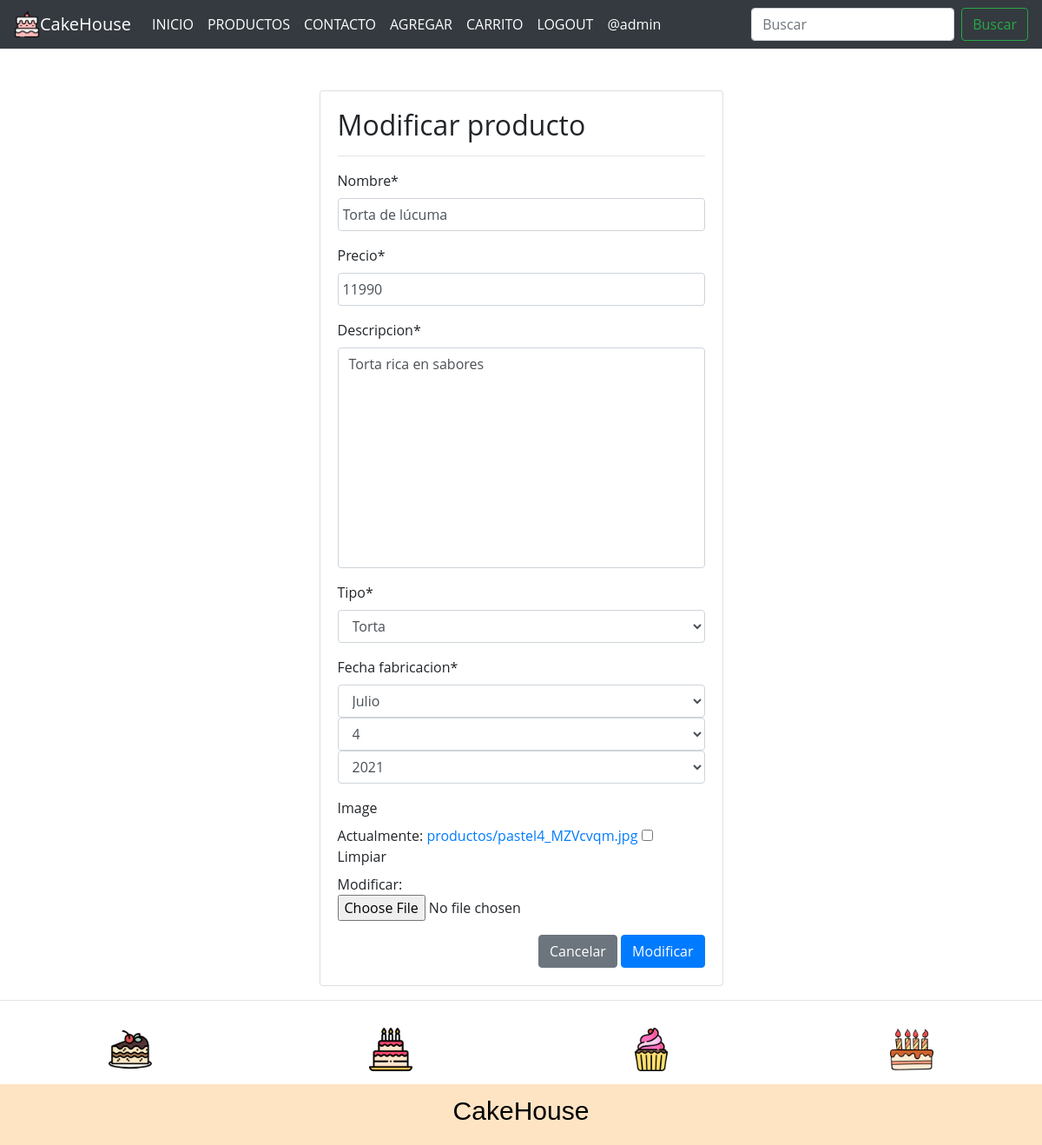
The page /modificar-producto/4/ (signed in) on the database as committed earlier.
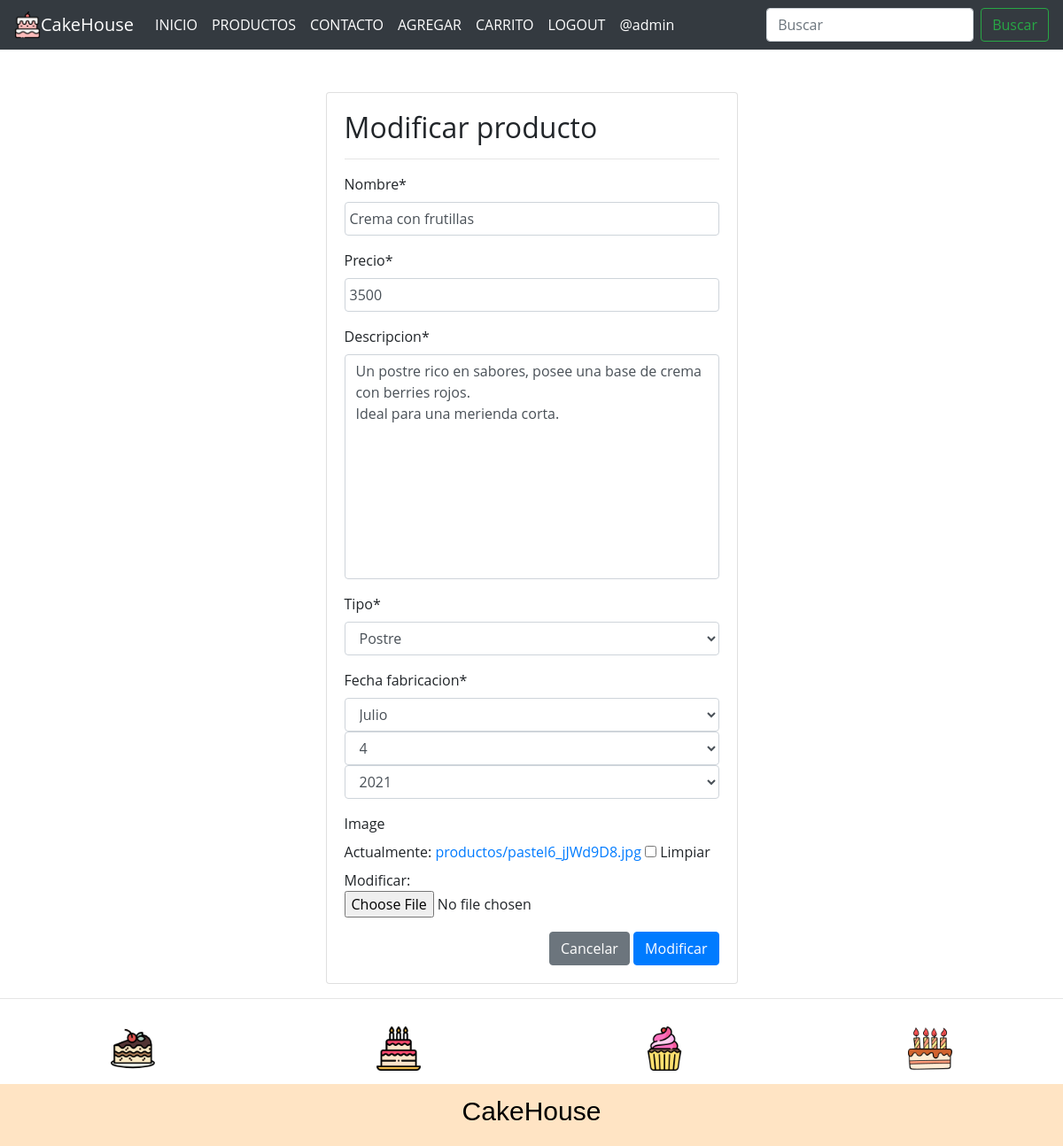
The same page on the database as committed later.
### app/models.py (models this page shows, shortened)
class Producto(models.Model):
    nombre = models.CharField(max_length=50)
    precio = models.IntegerField()
    descripcion = models.TextField()
    tipo = models.ForeignKey(Tipo, on_delete=models.PROTECT)
    fecha_fabricacion = models.DateField()
    image = models.ImageField(upload_to="productos", null=True)

class Tipo(models.Model):
    nombre = models.CharField(max_length=50)
    def __str__(self):
        return self.nombre

### app/views.py (the view, shortened to what this page needs)
# urls.py: path('modificar-producto/<id>/', modificar_producto, name="modificar_producto"),
@permission_required('app.change_producto')
def modificar_producto(request, id):
    producto = get_object_or_404(Producto, id=id)
    data = {'form': ProductoForm(instance=producto)}
    return render(request, 'app/producto/modificar.html', data)

### app/forms.py
class ProductoForm(forms.ModelForm):
    nombre = forms.CharField(min_length=3, max_length=50)
    image = forms.ImageField(required=False)
    class Meta:
        model = Producto
        fields = '__all__'
        widgets = {
            "fecha_fabricacion": forms.SelectDateWidget()
        }

### app/templates/app/producto/modificar.html (shortened to what this page needs)
{% extends 'app/base.html' %}
{% block contenido %}
{% load crispy_forms_tags %}
<br><br>
<div class="row">
    <div class="col-12 col-md-6 offset-md-3">
        <div class="card">
            <div class="card-body">
                <h2>Modificar producto</h2>
                <hr>
                <form action="" method="POST" enctype="multipart/form-data">
                    {{ form | crispy }}
                    <div class="d-flex justify-content-end">
                        <input type="reset" value="Cancelar" class="btn btn-secondary">
                        <input type="submit" value="Modificar" class="btn btn-primary">
                    </div>
                </form>
            </div>
        </div>
    </div>
</div>
{% endblock %}

Rows that differ between the two databases and show on the page:
changed Producto: nombre "Torta de lúcuma" → "Crema con frutillas"; precio "11990" → "3500"; descripcion "Torta rica en sabores" → "Un postre rico en sabores, posee una base de crema con berries rojos. Ideal para una merienda corta."; tipo "Torta" → "Postre"
Other text that changed with them:
text no longer shown: "Nombre * Precio * Descripcion * Tipo * Fecha fabricacion * Image Actualmente: productos/pastel4_MZVcvqm.jpg Limpiar Modificar:"
text now shown: "Nombre * Precio * Descripcion * Tipo * Fecha fabricacion * Image Actualmente: productos/pastel6_jJWd9D8.jpg Limpiar Modificar:"
